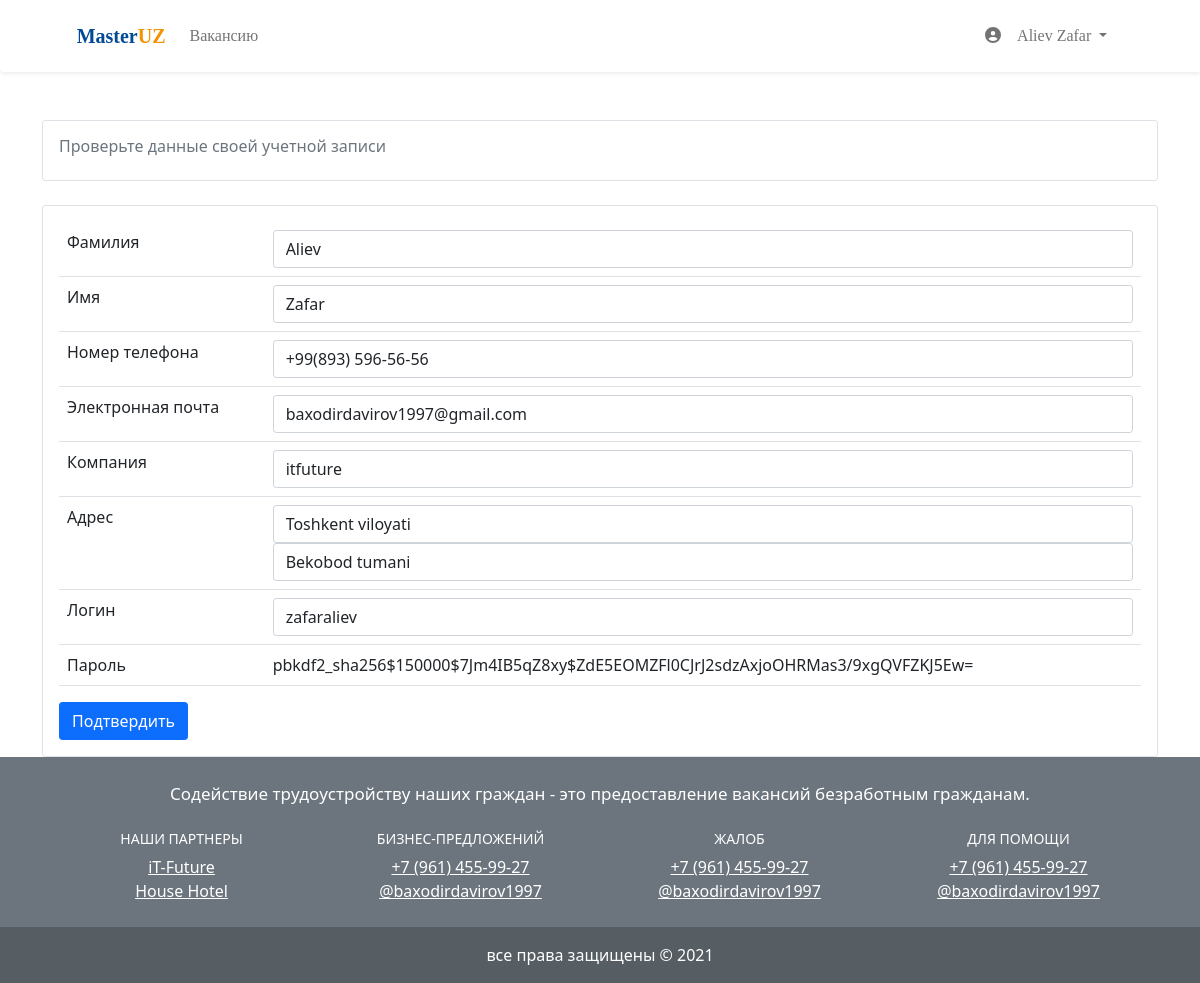
The app's page /company/company_update/13/ (signed in) with its own data.
### accounts/models.py (models this page shows, shortened)
class User(AbstractUser):
    last_name = models.CharField(max_length=100)
    first_name = models.CharField(max_length=100)
    email = models.CharField(max_length=100)
    class Meta:
        verbose_name = '1. UMUMIY FOYDALANUVCHILAR BAZASI'
        verbose_name_plural = '1. UMUMIY FOYDALANUVCHILAR BAZASI'

class Vacancies(models.Model):
    user = models.OneToOneField(User, on_delete = models.CASCADE, primary_key = True)
    phone_numer = models.CharField(max_length=30)
    pub_date = models.DateTimeField(auto_now_add=True)
    vacan_image = models.ImageField(null=True, blank=True, upload_to='images/')
    name_company = models.CharField(max_length=100)
    provinces = models.ForeignKey(Uzbekiston_provinces, models.SET_NULL, blank=True, null=True,)
    region = models.ForeignKey(Uzbekiston_region, models.SET_NULL, blank=True, null=True,)
    YJS = (
        ('юридического лица', 'юридического лица'),
        ('физическое лицо', 'физическое лицо'),
        ('другие', 'другие'),
        )
    choose = models.CharField(max_length =100,choices=YJS)
    class Meta:
        verbose_name = '2. ISH BERUVCHI FOYDALANUVCHILAR BAZASI'
        verbose_name_plural = '2. ISH BERUVCHI FOYDALANUVCHILAR BAZASI'

### category/models.py (models this page shows)
class Uzbekiston_provinces(models.Model):
	title = "Uzbekiston viloyatlari"
	provinces = models.CharField(max_length=100, verbose_name="Nomi")
	def __str__(self):
		return self.provinces
	class Meta:
		verbose_name = "2. O'ZBEKISTON VILOYATLARI (BAZASI)"
		verbose_name_plural = "2. O'ZBEKISTON VILOYATLARI (BAZASI)"

class Uzbekiston_region(models.Model):
	title = "Uzbekiston tumanlari"
	user = models.ForeignKey(Uzbekiston_provinces, on_delete = models.CASCADE)
	region = models.CharField(max_length=100, verbose_name="Nomi")
	def __str__(self):
		return self.region
	class Meta:
		verbose_name = "3. O'ZBEKISTON TUMANLAR (BAZASI)"
		verbose_name_plural = "3. O'ZBEKISTON TUMANLAR (BAZASI)"

### company/views.py (the view)
# urls.py: path('company_update/<int:pk>/', views.company_update, name='company_update'),
def company_update(request, pk):
    if request.method == 'POST':
        form = UserForm(request.POST, instance=request.user)
        profile_form = VacanciesForm(request.POST,request.FILES, instance=request.user.vacancies)
        if form.is_valid() and profile_form.is_valid():
            form.save()
            profile_form.save()
            messages.info(request, 'Wrong username or password.')
            return redirect('company_info')
        else:
            messages.info(request, 'Wrong username or password.')
    else:
        form = UserForm(instance=request.user)
        profile_form = VacanciesForm(instance=request.user.vacancies)
    return render(request, 'company/company_update.html', {
        'form': form,
        'profile_form': profile_form
    })

### accounts/forms.py
class UserForm(forms.ModelForm):
    last_name = forms.CharField(required=False, label="Familya", widget=forms.TextInput(
        attrs = {'class':'form-control rounded-1', 'autofocus': 'autofocus', 'placeholder': 'Фамилия'}
        ))
    first_name = forms.CharField(required=False, label="Ism", widget=forms.TextInput(
        attrs = {'class':'form-control rounded-1', 'placeholder': 'Имя'}
        ))
    email = forms.CharField(required=False, widget=forms.TextInput(
        attrs = {'class':'form-control rounded-1', 'placeholder': 'Электронная почта'}
        ))
    username = forms.CharField(required=False, widget=forms.TextInput(
        attrs = {'class':'form-control rounded-1', 'placeholder': 'Логин'}
        ))
    class Meta:
        model = User
        fields = ('last_name', 'first_name', 'email', 'username')

class VacanciesForm(forms.ModelForm):
    phone_numer = forms.CharField(required=True, widget=forms.TextInput(
        attrs = {'class':'form-control rounded-1', 'placeholder': 'Номер телефона'}
        ))
    name_company = forms.CharField(required=True, widget=forms.TextInput(
        attrs = {'class':'form-control rounded-1', 'placeholder': 'Названия компании'}
        ))
    class Meta:
        model = Vacancies
        fields = ('phone_numer', 'name_company', 'provinces', 'region')
    def __init__(self, *args, **kwargs):
        super().__init__(*args, **kwargs)
        self.fields['provinces'].widget.attrs.update({'class': 'form-control rounded-1', 'placeholder': 'Login'})
        self.fields['region'].widget.attrs.update({'class': 'form-control rounded-1', 'placeholder': 'Login'})

### company/templates/company/company_update.html (shortened to what this page needs)
{% extends 'base.html' %}
{% load static %}
{% block menu %}
<header class="" style="border-radius: 0px; font-family: 'Baloo Chettan 2';">
  <nav class="navbar navbar-expand-lg navbar-light bg-light shadow-sm p-3 bg-body rounded-start">
    <div class="container-fluid col-lg-11 ms-auto">
    <a class="navbar-brand landing-brand" href="{% url 'company' %}" style="font-weight: bold; font-size: 20px; color: rgb(0, 74, 150);">
      Master<font style="color: rgb(243,147,0);">UZ</font> </a>
  <div class="collapse navbar-collapse" id="navbarSupportedContent">
  <ul class="navbar-nav">
  <li class="nav-item">
  <a class="nav-link" href="{% url 'jobs' %}">Вакансию</a>
  </li>
  </ul>
  </div>
    <div class="collapse navbar-collapse" id="navbarSupportedContent">
      <ul class="navbar-nav ms-auto mx-2">
      <li class="nav-item menu_icon">
      <a class="nav-link" href="#"><i class="fas fa-user-circle account_logatip"></i></a>
      </li>
      <li class="nav-item dropdown">
      <a class="nav-link dropdown-toggle" href="#" id="navbarDropdownMenuLink" role="button" data-bs-toggle="dropdown" aria-expanded="false">
      {{request.user.last_name}} {{request.user.first_name}}
      </a>
      </li>
      </ul>
    </div>
  </div>
  </nav>
</header>
{% endblock %}
{% block content %}
<div class="container-fluid">
<div class="container">
<div class="row">
  <div class="col-lg-12">
  <div class="border p-3 mt-5 rounded-1">
    <h6 class="text-muted">Проверьте данные своей учетной записи</h6>
  </div>
  </div>
</div>
</div>
</div>
<div class="container-fluid">
<div class="container">
<div class="row">
<form method="post" enctype="multipart/form-data">
<div class="col-lg-12">
<div class="border p-3 mt-4 rounded-1">
<div class="table-responsive">
<table class="table">
<tbody>
<tr>
<td>Фамилия</td>
<td>{{form.last_name}}</td>
</tr>
<tr>
<td>Имя</td>
<td>{{form.first_name}}</td>
</tr>
<tr>
<td>Номер телефона</td>
<td>{{profile_form.phone_numer}}</td>
</tr>
<tr>
<td>Электронная почта</td>
<td>{{form.email}}</td>
</tr>
<tr>
<td>Компания</td>
<td>{{profile_form.name_company}}</td>
</tr>
<tr>
<td>Адрес</td>
<td>{{profile_form.provinces}} {{profile_form.region}}</td>
</tr>
<tr>
<td>Логин</td>
<td>{{form.username}}</td>
</tr>
<tr>
<td>Пароль</td>
<td style="word-break: break-all;">{{request.user.password}}</td>
</tr>
</tbody>
</table>
</div>
<button type="submit" class="btn btn-primary rounded-1">Подтвердить</button>
</div>
</div>
</form>
</div>
</div>
</div>
{% endblock %}

### records on screen
User: user.last_name "Aliev", user.first_name "Zafar", last_name "Aliev", first_name "Zafar", email "baxodirdavirov1997@gmail.com", username "zafaraliev", user.password "pbkdf2_sha256$150000$7Jm4IB5qZ8xy$ZdE5EOMZFl0CJrJ2sdzAxjoOHRMas3/9xgQVFZKJ5Ew="
Vacancies: phone_numer "+99(893) 596-56-56", name_company "itfuture"
Uzbekiston_provinces: provinces "Toshkent viloyati"
Uzbekiston_region: region "Bekobod tumani"
